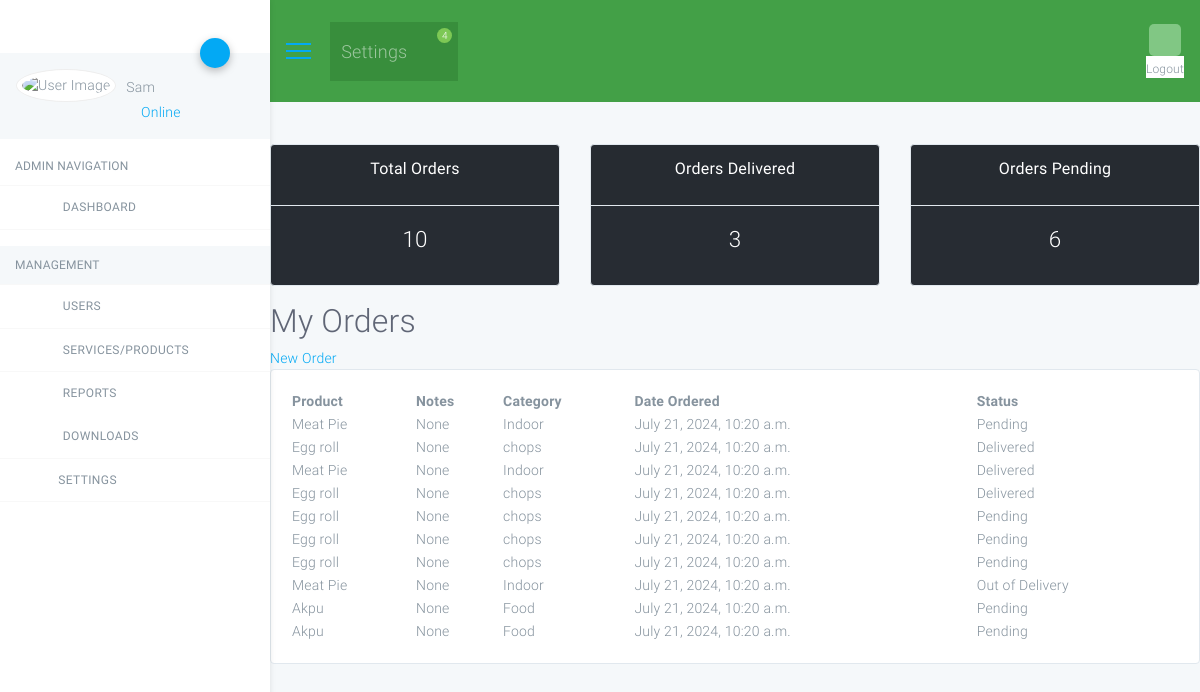
The app's page /user/ (signed in), older data.
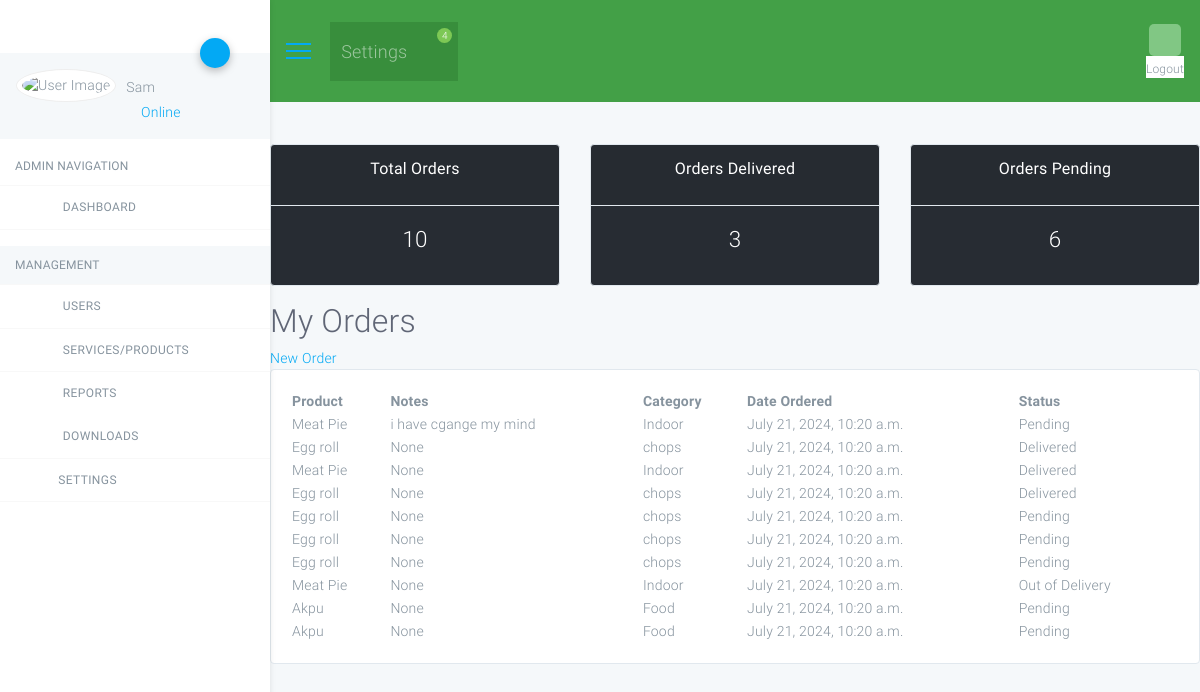
The same page, newer data.
### accounts/models.py (models this page shows, shortened)
class Order(models.Model):
    STATUS=(
        ('Pending','Pending'),
        ('Out of Delivery','Out of Delivery'),
        ('Delivered','Delivered'),
            )
    customer=models.ForeignKey(Customer,null=True,on_delete=models.SET_NULL)#if customer is deleted, her order remain in the order table with null value for customer
    product=models.ForeignKey(Product,null=True,on_delete=models.SET_NULL)
    date_create=models.DateTimeField(auto_now_add=True,null=True)
    status=models.CharField(max_length=200,null=True,choices=STATUS)
    nates=models.CharField(max_length=1000,null=True)
    '''
    for orders in firstCustomer.order_set.all():
    if order.product.name in allOrders:
    allOrders[order.product.name] +=1
    else:
    allOrders[order.product.name]=1
    #RETURN : ALLoRDERS{'bALL':2,'BBq grill':1}
    '''

class Product(models.Model):
    CATEGORY=(
        ('Indoor','Indoor'),
        ('Out Door','Out Door'),
        ('chops','chops'),
        ('Food','Food'),
        ('Snacks','Snacks'),
        ('appetizer','appetizer'),
    )
    name=models.CharField(max_length=200,null=True)
    price=models.CharField(max_length=200,null=True)
    category=models.CharField(max_length=200,null=True,choices=CATEGORY)
    description=models.CharField(max_length=200,null=True,blank=True)
    tags=models.ManyToManyField(Tag)
    date_create=models.DateTimeField(auto_now_add=True,null=True)
    def __str__(self):
        return self.name

### accounts/views.py (the view)
# urls.py: path('user/', views.userPage,name="user-page"),
@login_required(login_url='login')#prevent unauthorised user access
@allowed_users(allowed_roles=['customers'])
def userPage(request):
    orders=request.user.customer.order_set.all()
    total_orders = orders.count()
    delivered = orders.filter(status='Delivered').count()
    pending = orders.filter(status='Pending').count()
    context={'orders':orders,
             'total_orders': total_orders,
              'delivered': delivered,
               'pending': pending}
    return render(request, 'accounts/user.html',context)

### accounts/templates/accounts/user.html
{% extends 'accounts/dashboard1_base.html' %}
{% block content %}
{% include 'accounts/status.html' %}
<h1>My Orders</h1><span><a href="{% url 'customer' pk_test=request.user.customer.pk %}">New Order</a></span>
<div class="row">
    <div class="col-md">
        <div class="card card-body">
            <table>
                <tr>
                    <th> Product</th>
                    <th>Notes</th>
                    <th>Category</th>
                    <th>Date Ordered</th>
                    <th>Status</th>
                </tr>
                {%for order in orders %}
                <tr>
                    <td>{{order.product}}</td>
                    <td>{{order.nates}}</td>
                    <td>{{order.product.category}}</td>
                    <td>{{order.date_create}}</td>
                    <td>{{order.status}}</td>
                </tr>
                {% endfor%}
            </table>
        </div>
    </div>
</div>
{% endblock %}

Row changes from the older to the newer data that the page shows:
changed Order: nates "None" → "i have cgange my mind"
